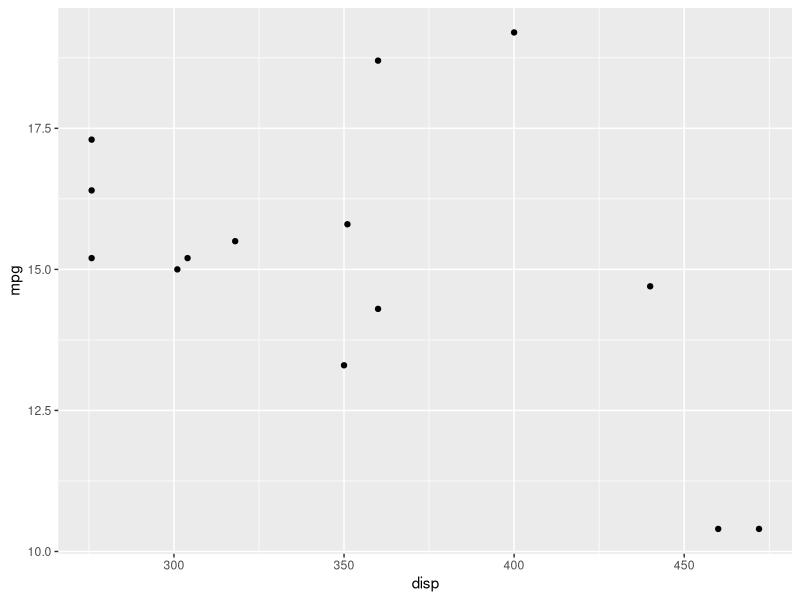

Recreate this plot in R.
## ---- chunk 1
library(dplyr)
head(mtcars)
## ---- chunk 2


# select specified columns
df <- select(mtcars,mpg,cyl)
head(df,5)


## ---- chunk 3
# select everything *but* a column
df <- select(mtcars,-cyl)
head(df,5)

## ---- chunk 4

# select columns starting with x...
df <- select(mtcars,starts_with('d'))
head(df,5)
## ---- chunk 5

df <- arrange(mtcars,mpg)
head(df)

## ---- chunk 6

df <- filter(mtcars,mpg>30)
head(df)
## ---- chunk 7

df <- mutate(mtcars,mpkm = mpg*1.60934)
df <- select(df,mpg,mpkm)
head(df)
## ---- chunk 8

df <- summarise(mtcars,avg_mpg=mean(mpg))
df
## ---- chunk 9

df <- mtcars %>% select(mpg,cyl,disp) %>% filter(cyl==8) %>% arrange(mpg)
head(df)

## ---- chunk 10
library(ggplot2)
mtcars %>% select(mpg,cyl,disp) %>%
          filter(cyl==8) %>%
          arrange(mpg) %>%
          ggplot(aes(disp,mpg))+
          geom_point()
## ---- chunk 11
mtcars %>% group_by(cyl) %>% summarise(avg=mean(mpg))
## ---- chunk 12

## ---- chunk 13
sessionInfo()
